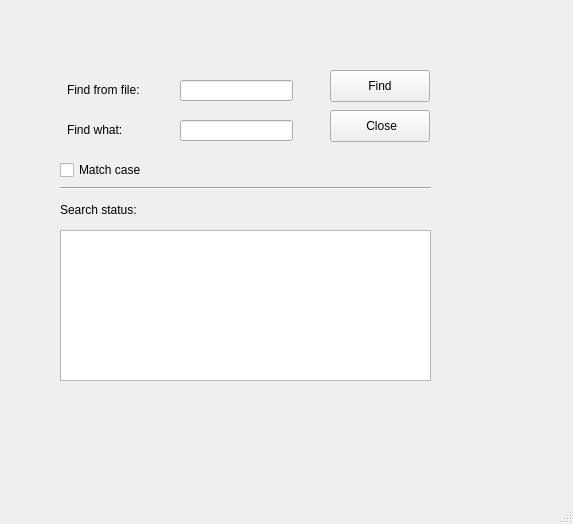
<?xml version="1.0" encoding="UTF-8"?>
<ui version="4.0">
 <class>MainWindow</class>
 <widget class="QMainWindow" name="MainWindow">
  <property name="geometry">
   <rect>
    <x>0</x>
    <y>0</y>
    <width>573</width>
    <height>524</height>
   </rect>
  </property>
  <property name="windowTitle">
   <string>MainWindow</string>
  </property>
  <widget class="QWidget" name="centralwidget">
   <widget class="QLineEdit" name="fileLineEdit">
    <property name="geometry">
     <rect>
      <x>180</x>
      <y>80</y>
      <width>113</width>
      <height>21</height>
     </rect>
    </property>
   </widget>
   <widget class="QLineEdit" name="keyLineEdit">
    <property name="geometry">
     <rect>
      <x>180</x>
      <y>120</y>
      <width>113</width>
      <height>21</height>
     </rect>
    </property>
   </widget>
   <widget class="QLabel" name="findFromFile">
    <property name="geometry">
     <rect>
      <x>67</x>
      <y>80</y>
      <width>91</width>
      <height>20</height>
     </rect>
    </property>
    <property name="text">
     <string>Find from file:</string>
    </property>
   </widget>
   <widget class="QLabel" name="findWhat">
    <property name="geometry">
     <rect>
      <x>67</x>
      <y>120</y>
      <width>91</width>
      <height>20</height>
     </rect>
    </property>
    <property name="text">
     <string>Find what:</string>
    </property>
   </widget>
   <widget class="QPushButton" name="findPushButton">
    <property name="geometry">
     <rect>
      <x>330</x>
      <y>70</y>
      <width>100</width>
      <height>32</height>
     </rect>
    </property>
    <property name="text">
     <string>Find</string>
    </property>
   </widget>
   <widget class="QPushButton" name="closePushbutton">
    <property name="geometry">
     <rect>
      <x>330</x>
      <y>110</y>
      <width>100</width>
      <height>32</height>
     </rect>
    </property>
    <property name="text">
     <string> Close</string>
    </property>
   </widget>
   <widget class="QTextBrowser" name="textBrowser">
    <property name="geometry">
     <rect>
      <x>60</x>
      <y>230</y>
      <width>371</width>
      <height>151</height>
     </rect>
    </property>
   </widget>
   <widget class="QCheckBox" name="matchCheckBox">
    <property name="geometry">
     <rect>
      <x>60</x>
      <y>160</y>
      <width>101</width>
      <height>20</height>
     </rect>
    </property>
    <property name="text">
     <string>Match case</string>
    </property>
   </widget>
   <widget class="QLabel" name="searchStatusLabel">
    <property name="geometry">
     <rect>
      <x>60</x>
      <y>200</y>
      <width>101</width>
      <height>20</height>
     </rect>
    </property>
    <property name="text">
     <string>Search status:</string>
    </property>
   </widget>
   <widget class="Line" name="line">
    <property name="geometry">
     <rect>
      <x>60</x>
      <y>180</y>
      <width>371</width>
      <height>16</height>
     </rect>
    </property>
    <property name="orientation">
     <enum>Qt::Horizontal</enum>
    </property>
   </widget>
  </widget>
  <widget class="QMenuBar" name="menubar">
   <property name="geometry">
    <rect>
     <x>0</x>
     <y>0</y>
     <width>573</width>
     <height>24</height>
    </rect>
   </property>
  </widget>
  <widget class="QStatusBar" name="statusbar"/>
 </widget>
 <resources/>
 <connections>
  <connection>
   <sender>closePushbutton</sender>
   <signal>clicked()</signal>
   <receiver>MainWindow</receiver>
   <slot>close()</slot>
   <hints>
    <hint type="sourcelabel">
     <x>379</x>
     <y>149</y>
    </hint>
    <hint type="destinationlabel">
     <x>286</x>
     <y>261</y>
    </hint>
   </hints>
  </connection>
 </connections>
</ui>
